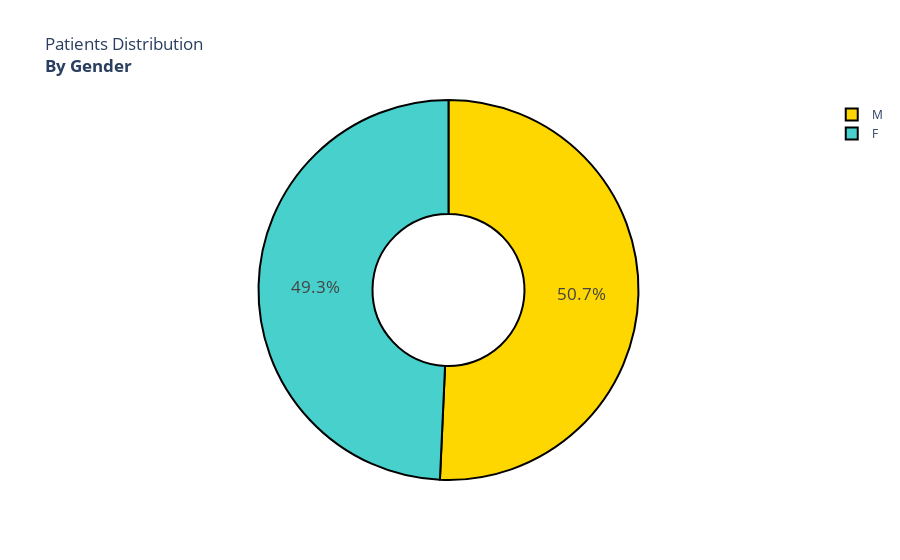

The notebook cell saved with this chart:
### Markdown cell above
<h4><b>2- Patients by Gender

### Code cell
colors = ['gold', 'mediumturquoise']
fig = px.pie((patie['gender'].value_counts(normalize=True)*100).reset_index(),
       values='gender',
       names='index',
       hole=0.4,
       title='Patients Distribution <br><b>By Gender')
fig.update_traces(textposition = 'inside',textfont_size=17,
                  marker=dict(colors=colors, line=dict(color='#000000', width=2)))
fig.show()

### Figure 1 — Plotly figure (JSON) as saved in the notebook; plotly's stock layout.template omitted (floating-point values rounded to 4 significant figures)
{"data": [{"domain": {"x": [0, 1], "y": [0, 1]}, "hole": 0.4, "hovertemplate": "index=%{label}<br>gender=%{value}<extra></extra>", "labels": ["M", "F"], "legendgroup": "", "marker": {"colors": ["gold", "mediumturquoise"], "line": {"color": "#000000", "width": 2}}, "name": "", "showlegend": true, "textfont": {"size": 17}, "textposition": "inside", "type": "pie", "values": [50.72, 49.28]}], "layout": {"legend": {"tracegroupgap": 0}, "title": {"text": "Patients Distribution <br><b>By Gender"}}}
